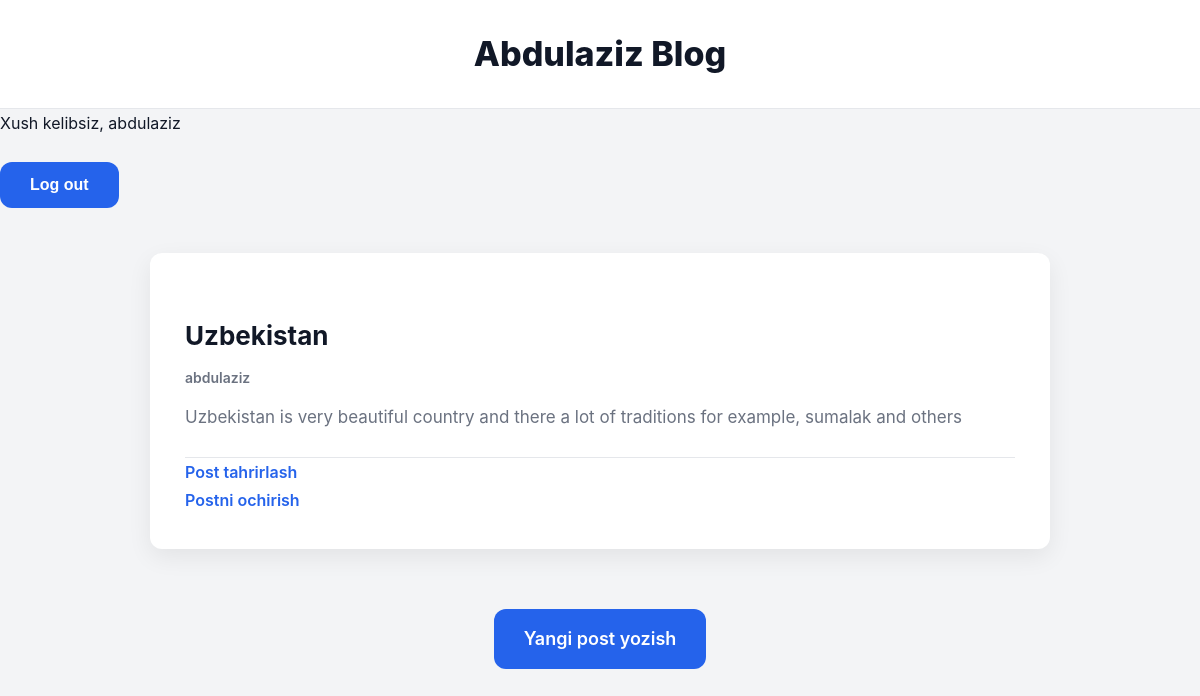
/post/6/ (signed in), run on the app's committed database.
### blog/models.py (models this page shows, shortened)
class Post(models.Model):
    title = models.CharField(max_length=200)
    author = models.ForeignKey(
        'auth.User',
        on_delete=models.CASCADE,
    )
    body = models.TextField()

### blog/views.py (the view)
# urls.py: path('post/<int:pk>/', PostDetailView.as_view(), name='post_detail'),
class PostDetailView(DetailView):
    model = Post
    template_name = 'post_detail.html'

### templates/post_detail.html
{% extends 'base.html' %}
{% block content %}
    <div class="post-entry">
    <h2>{{ post.title }}</h2>
     <h3>{{ post.author }}</h3>
    <p>{{ post.body }}</p>
    </div>
<p><a href="{% url 'post_edit' post.pk %}"> Post tahrirlash </a></p>
<p><a href="{% url 'post_delete' post.pk %}">Postni ochirish</a></p>
{% endblock content %}

### templates/base.html (shortened to what this page needs)
{% load static %}
<!DOCTYPE html>
<html lang="en">
<head>
    <link rel="stylesheet" href="{% static 'css/base.css' %}">
</head>
<body>
<header>
    <h1>
        <a href="{% url 'home' %}">Abdulaziz Blog</a>
    </h1>
</header>
        {% if user.is_authenticated %}
    <p>Xush kelibsiz, {{ user.username }}</p>
    <form method="post" action="{% url 'logout' %}">
        <button type="submit" class="btn">Log out</button>
    </form>
{% else %}
    <a href="{% url 'login' %}" class="btn">Saytga kiring</a>
{% endif %}
<div>
    {% block content %}
    {% endblock content %}
</div>
<footer><h2>
    <a href="{% url 'post_new' %}">Yangi post yozish</a>
</h2></footer>
</body>
</html>

### static/css/base.css (style rules this page uses)
* { margin: 0; padding: 0; box-sizing: border-box; }
:root { --bg-main: #f3f4f6; --bg-white: #ffffff; --text-dark: #111827; --text-muted: #6b7280; --primary: #2563eb; --border: #e5e7eb; --radius: 12px; --shadow: 0 8px 24px rgba(0,0,0,0.07); }
body { font-family: 'Inter', 'Segoe UI', sans-serif; background: var(--bg-main); color: var(--text-dark); line-height: 1.75; }
header { background: var(--bg-white); padding: 24px 0; text-align: center; border-bottom: 1px solid var(--border); }
header h1 a { font-size: 34px; font-weight: 800; color: var(--text-dark); text-decoration: none; }
body > div { max-width: 900px; margin: 45px auto; padding: 35px; background: var(--bg-white); border-radius: var(--radius); box-shadow: var(--shadow); }
.post-entry { padding: 25px 0; border-bottom: 1px solid var(--border); }
.post-entry h2 { font-size: 26px; margin-bottom: 8px; }
.post-entry h3 { font-size: 14px; font-weight: 600; color: var(--text-muted); margin-bottom: 12px; }
.post-entry p { font-size: 17px; color: var(--text-muted); }
a { color: var(--primary); font-weight: 600; }
form { margin-top: 25px; }
footer { margin-top: 60px; text-align: center; }
footer h2 a { display: inline-block; padding: 14px 30px; background: var(--primary); color: #fff; border-radius: var(--radius); text-decoration: none; font-size: 18px; }
.btn { background: var(--primary); color: #fff; border: none; padding: 14px 30px; border-radius: var(--radius); font-size: 16px; font-weight: 700; cursor: pointer; transition: 0.25s ease; }
a, a:hover, a:focus, a:active { text-decoration: none; color: var(--primary); transition: 0.2s ease; }

### data on the page
Post: title "Uzbekistan", author "abdulaziz", body "Uzbekistan is very beautiful country and there a lot of traditions for example, sumalak and others"

### other printed values
{{ user.username }} "abdulaziz"
